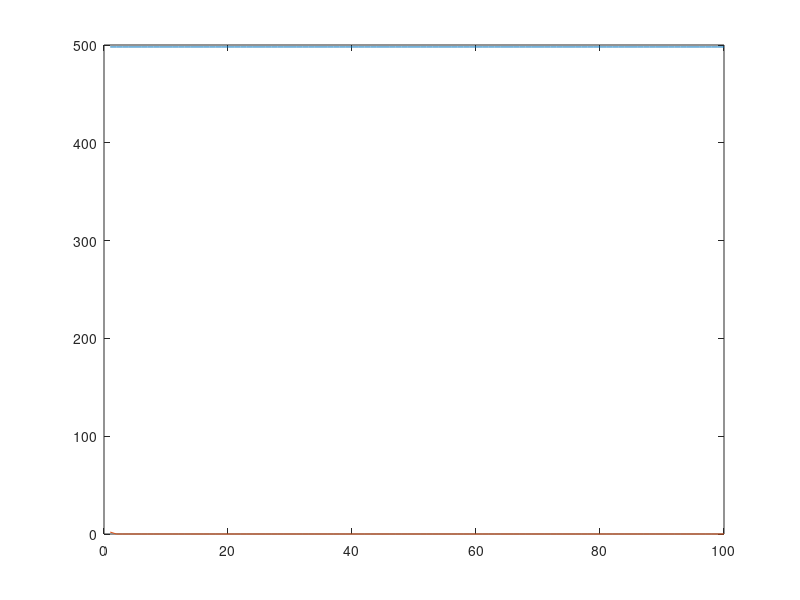

Write the MATLAB code that produced this figure.
%Epidemics Reed Frostclose all; clear all; clc;N=500; %Family sizeNt=100; %final timep=0.125; %contact probability S=zeros(Nt,1); I=S;I(1,1)=2; %Initial number of infectives S(1,1)=N-I(1,1);%%%%function b=reebin(m,n) global num den1 den2 num=m;den1=n;den2=m-n;if(m<n)b=0;elseif (m<(m-n))b=0 elseb=factorial(num)/(factorial(den1)*factorial(den2)); endendfor nt=2:Nt q1=(1-p)^(I(nt-1,1));   r=rand;q=0;for k=0:S(nt-1,1)q=q+reebin(S(nt-1,1),k)*q1^k*(1-q1)^(S(nt-1,1)-k);if(q>r) break; end endS(nt,1)=k;I(nt,1)=S(nt-1,1)-k; endplot(1:Nt,S,1:Nt,I)